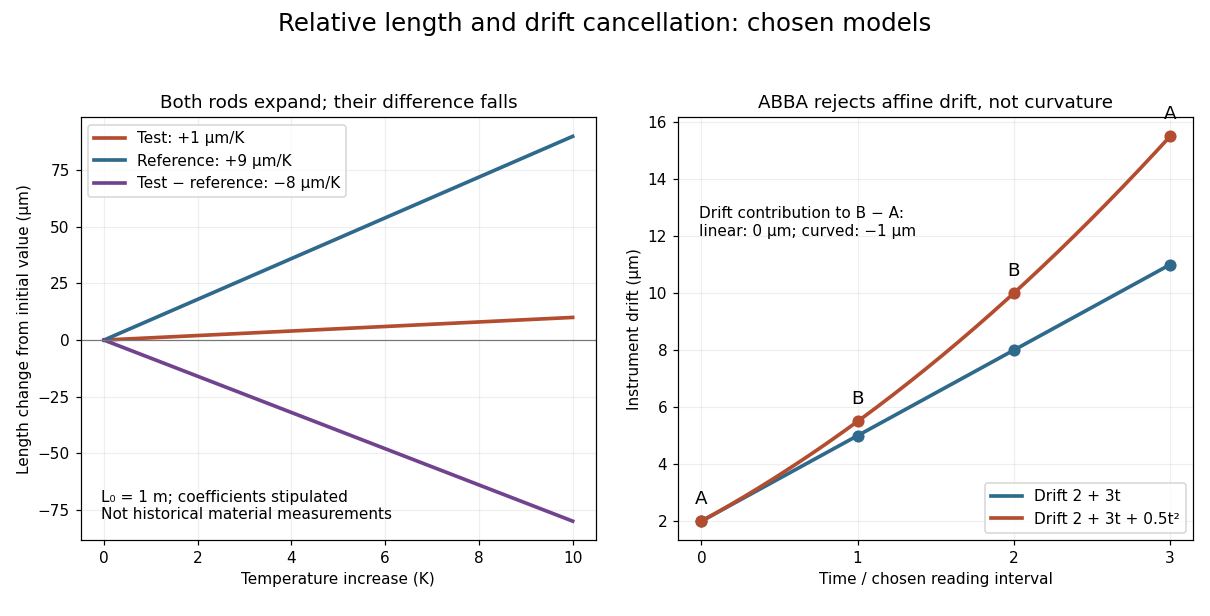

Write Python code to recreate this figure.
"""Original stipulated rod and ABBA drift examples; no historical data.

Run from the desired output directory. Output has this script's basename.
"""
from pathlib import Path

import matplotlib

matplotlib.use("Agg")
import matplotlib.pyplot as plt
import numpy as np


def main():
    fig, axes = plt.subplots(1, 2, figsize=(11, 5.6), dpi=110, facecolor="white")
    fig.suptitle("Relative length and drift cancellation: chosen models", fontsize=16)
    theta = np.linspace(0, 10, 201)
    ax = axes[0]
    ax.plot(theta, theta, label="Test: +1 μm/K", color="#b44c30", lw=2.4)
    ax.plot(theta, 9 * theta, label="Reference: +9 μm/K", color="#2f698b", lw=2.4)
    ax.plot(theta, -8 * theta, label="Test − reference: −8 μm/K", color="#71438e", lw=2.4)
    ax.axhline(0, color="#777777", lw=.8)
    ax.set(xlabel="Temperature increase (K)", ylabel="Length change from initial value (μm)",
           title="Both rods expand; their difference falls")
    ax.legend(fontsize=10, loc="upper left")
    ax.grid(alpha=.2)
    ax.text(.04, .05, "L₀ = 1 m; coefficients stipulated\nNot historical material measurements", transform=ax.transAxes, fontsize=10)
    ax = axes[1]
    t = np.linspace(0, 3, 201)
    ti = np.arange(4)
    affine = 2 + 3 * t
    curved = affine + .5 * t**2
    ax.plot(t, affine, color="#2f698b", lw=2.4, label="Drift 2 + 3t")
    ax.plot(t, curved, color="#b44c30", lw=2.4, label="Drift 2 + 3t + 0.5t²")
    for i, letter in enumerate("ABBA"):
        ax.scatter(i, 2 + 3*i, color="#2f698b", s=48, zorder=3)
        ax.scatter(i, 2 + 3*i + .5*i*i, color="#b44c30", s=48, zorder=3)
        ax.text(i, 2 + 3*i + .5*i*i + .6, letter, ha="center", fontsize=12)
    affine_contrast = np.dot([-1, 1, 1, -1], 2 + 3*ti) / 2
    curved_contrast = np.dot([-1, 1, 1, -1], 2 + 3*ti + .5*ti**2) / 2
    assert abs(affine_contrast) < 1e-12
    assert abs(curved_contrast + 1) < 1e-12
    ax.set(xlabel="Time / chosen reading interval", ylabel="Instrument drift (μm)",
           title="ABBA rejects affine drift, not curvature", xticks=ti)
    ax.text(.04, .72, "Drift contribution to B − A:\nlinear: 0 μm; curved: −1 μm", transform=ax.transAxes, fontsize=10)
    ax.legend(fontsize=10, loc="lower right")
    ax.grid(alpha=.2)
    fig.tight_layout(rect=(0, .02, 1, .94), w_pad=2)
    fig.savefig(Path(__file__).with_suffix(".png").name, facecolor="white")
    plt.close(fig)


if __name__ == "__main__":
    main()
